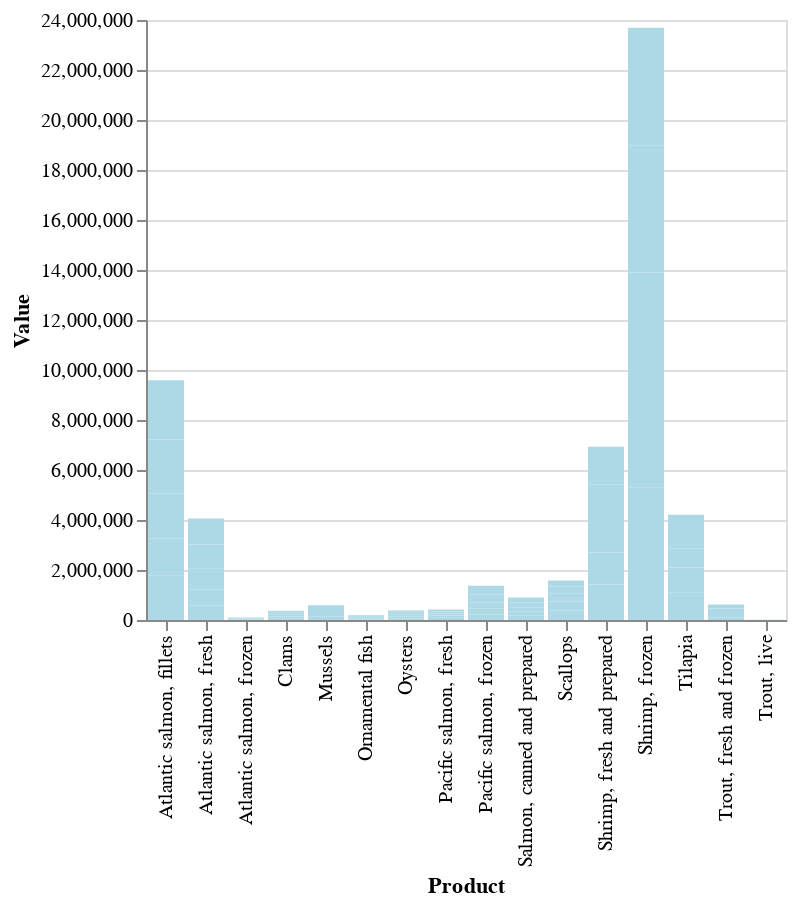

Notebook source saved alongside this figure:
### Markdown cell above
###  Selection Example for Interval with `alt.selection_interval`

As an example of a selection, let’s add an interval selection to a chart.

- To add selection behavior to a chart, we create the selection object and use the add_selection method:
- This adds an interaction to the plot that lets us select points on the plot; perhaps the most common use of a selection is to highlight points by conditioning their color on the result of the selection.

### Code cell
interval = alt.selection_interval()

# Create a bar chart with transformed data for multiple years
alt.Chart(fish).transform_fold(
    ['2014', '2015', '2016', '2017', '2018'],  # Convert wide data into long format
    as_=['Years', 'Value']  # Rename columns: 'Years' for labels, 'Value' for values
).mark_bar(color='lightblue'  # Set bar color
).encode(
    x=alt.X('Product:N'),  # Categorical x-axis for products
    y=alt.Y('Value:Q'),  # Quantitative y-axis for yearly values
).add_selection(
    interval  # Add the interval selection to the chart
)

### Figure 1 — Vega-Lite specification as saved in the notebook (floating-point values rounded to 4 significant figures)
{"config": {"view": {"continuousWidth": 300, "continuousHeight": 300}}, "data": {"name": "data-f541a6179af65bc43b7b60bcdd80dcb9"}, "mark": {"type": "bar", "color": "lightblue"}, "encoding": {"x": {"field": "Product", "type": "nominal"}, "y": {"field": "Value", "type": "quantitative"}}, "params": [{"name": "param_9", "select": {"type": "interval"}}], "transform": [{"fold": ["2014", "2015", "2016", "2017", "2018"], "as": ["Years", "Value"]}], "$schema": "https://vega.github.io/schema/vega-lite/v5.8.0.json", "datasets": {"data-f541a6179af65bc43b7b60bcdd80dcb9": [{"Product": "Trout, fresh and frozen", "2014": 95010.0, "2015": 104800.0, "2016": 121000.0, "2017": 135200.0, "2018": 164700.0}, {"Product": "Atlantic salmon, fresh", "2014": 568900.0, "2015": 658800.0, "2016": 842600.0, "2017": 948900.0, "2018": 1036000.0}, {"Product": "Pacific salmon, fresh ", "2014": 111500.0, "2015": 69980.0, "2016": 80010.0, "2017": 70730.0, "2018": 90320.0}, {"Product": "Atlantic salmon, frozen", "2014": 21460.0, "2015": 16360.0, "2016": 24230.0, "2017": 22490.0, "2018": 20200.0}, {"Product": "Pacific salmon, frozen ", "2014": 224300.0, "2015": 239000.0, "2016": 246200.0, "2017": 302300.0, "2018": 360700.0}, {"Product": "Atlantic salmon, fillets", "2014": 1767000.0, "2015": 1503000.0, "2016": 1795000.0, "2017": 2160000.0, "2018": 2369000.0}, {"Product": "Salmon, canned and prepared ", "2014": 167800.0, "2015": 175400.0, "2016": 166500.0, "2017": 195400.0, "2018": 198000.0}, {"Product": "Tilapia ", "2014": 1114000.0, "2015": 980700.0, "2016": 754800.0, "2017": 674500.0, "2018": 686900.0}, {"Product": "Shrimp, frozen", "2014": 5293000.0, "2015": 4151000.0, "2016": 4458000.0, "2017": 5064000.0, "2018": 4728000.0}, {"Product": "Shrimp, fresh and prepared ", "2014": 1415000.0, "2015": 1284000.0, "2016": 1246000.0, "2017": 1480000.0, "2018": 1509000.0}, {"Product": "Oysters ", "2014": 64190.0, "2015": 72020.0, "2016": 74460.0, "2017": 77820.0, "2018": 87710.0}, {"Product": "Mussels ", "2014": 128400.0, "2015": 114300.0, "2016": 119900.0, "2017": 121800.0, "2018": 102700.0}, {"Product": "Clams ", "2014": 71340.0, "2015": 71410.0, "2016": 73060.0, "2017": 72420.0, "2018": 79220.0}, {"Product": "Scallops ", "2014": 394400.0, "2015": 350200.0, "2016": 328500.0, "2017": 264500.0, "2018": 243600.0}, {"Product": "Trout, live", "2014": 800.3, "2015": 1054.0, "2016": 1082.0, "2017": 1152.0, "2018": 1635.0}, {"Product": "Ornamental fish", "2014": 33730.0, "2015": 33780.0, "2016": 38790.0, "2017": 40050.0, "2018": 45250.0}]}}
